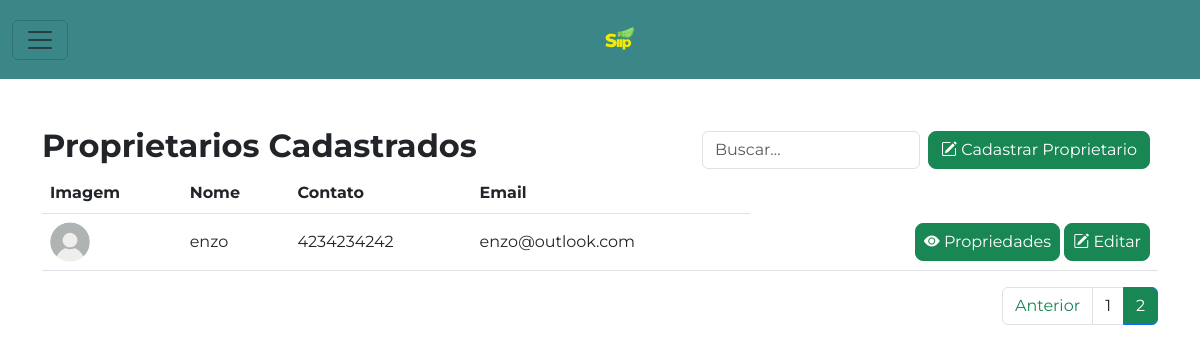
Page /proprietarios/?page=2 on the committed database.
### inicio/models.py (models this page shows, shortened)
class Proprietario(models.Model):
    nome = models.CharField(max_length=100)
    imagem = models.ImageField(upload_to='proprietarios/', null=True, blank=True)
    numero_telefone = models.CharField(max_length=15)
    email = models.EmailField(unique=True)

### inicio/views.py (the view)
# urls.py: path('proprietarios/',proprietarios, name = 'proprietarios'),
def proprietarios(request):
    form = ProprietarioForm()
    proprietarios_list = Proprietario.objects.all()
    paginator = Paginator(proprietarios_list, 15)
    page = request.GET.get('page')
    try:
        proprietarios = paginator.page(page)
    except PageNotAnInteger:
        proprietarios = paginator.page(1)
    except EmptyPage:
        proprietarios = paginator.page(paginator.num_pages)
    if request.method == 'POST':
        form = ProprietarioForm(request.POST, request.FILES)
        if form.is_valid():
            form.save()
            return redirect(request.path)
    return render(request, 'inicio/proprietarios.html',{'form': form, 'proprietarios': proprietarios})

### inicio/forms.py
class ProprietarioForm(forms.ModelForm):
    class Meta:
        model = Proprietario
        fields = ['nome', 'imagem', 'numero_telefone', 'email']

### templates/inicio/proprietarios.html (shortened to what this page needs)
{% extends 'inicio/base.html' %}
{% load static %}
{% block content %}
<div class="container mt-5">
    <div class="d-flex justify-content-between align-items-center">
        <h2 class="fw-bold">Proprietarios Cadastrados</h2>
        <div class="d-flex align-items-center">
            <input type="text" class="form-control me-2" placeholder="Buscar...">
            <button type="button" class="btn btn-success me-2 rounded-3 align-self-center flex-shrink-0"
                data-bs-toggle="modal" data-bs-target="#cadastraproprietario">
                <i class="bi bi-pencil-square"></i> Cadastrar Proprietario
            </button>
        </div>
    </div>
    <table class="table">
        <thead>
            <tr>
                <th scope="col">Imagem</th>
                <th scope="col">Nome</th>
                <th scope="col">Contato</th>
                <th scope="col">Email</th>
            </tr>
        </thead>
        <tbody>
            {% for proprietario in proprietarios %}
            <tr>
                <td class="align-middle">
                    {% if proprietario.imagem %}
                    <img src="{{ proprietario.imagem.url }}" class="rounded-circle" alt="" width="40" height="40">
                    {% else %}
                    <img src="{% static 'assets/images/usuariopadrao.png' %}" class="rounded-circle" alt="Sem Imagem"
                        width="40" height="40">
                    {% endif %}
                </td>
                <td class="align-middle">{{ proprietario.nome }}</td>
                <td class="align-middle">{{ proprietario.numero_telefone }}</td>
                <td class="align-middle">{{ proprietario.email }}</td>
                <td class=" text-end align-middle">
                    <button href="{% url 'propriedades_proprietario' proprietario.id %}"
                        class="btn btn-success ps-2 pe-2 rounded-3">
                        <i class="bi bi-eye-fill"></i> Propriedades
                    </button>
                    <button class="btn btn-success ps-2 pe-2 rounded-3" data-bs-target="#editarproprietario"
                        data-bs-toggle="modal">
                        <i class="bi bi-pencil-square"></i> Editar
                    </button>
                </td>
            </tr>
            {% endfor %}
        </tbody>
    </table>
</div>
<div class="container mt-2">
    <nav aria-label="Page navigation example">
        <ul class="pagination justify-content-end">
            {% if proprietarios.has_previous %}
            <li class="page-item">
                <a class="page-link text-success" href="?page={{ proprietarios.previous_page_number }}">Anterior</a>
            </li>
            {% endif %}
            {% for i in proprietarios.paginator.page_range %}
            <li class="page-item{% if i == proprietarios.number %} active{% endif %}">
                <a class="page-link{% if i == proprietarios.number %} bg-success text-white{% else %}  text-dark{% endif %}"
                    href="?page={{ i }}">{{ i }}</a>
            </li>
            {% endfor %}
        </ul>
    </nav>
</div>
{% endblock %}

### templates/inicio/proprietarios.html (style rules this page uses)
body { font-family: 'Montserrat', sans-serif; }

### rows in the picture
Proprietario: nome "enzo", numero_telefone "4234234242", email "enzo@outlook.com"

### other values in the picture
{{ i }} "1" "2"
